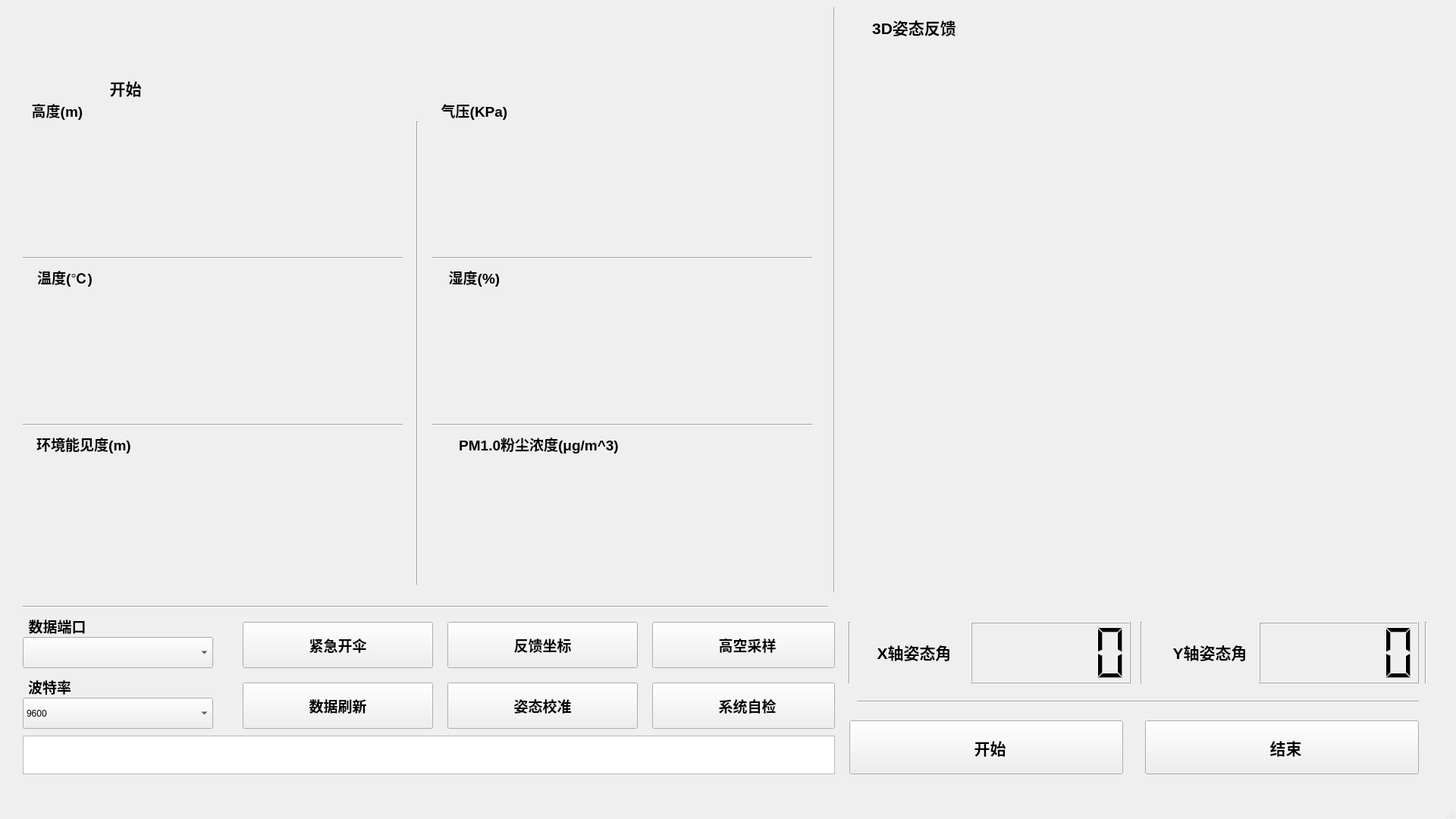
<?xml version="1.0" encoding="UTF-8"?>
<ui version="4.0">
 <class>MainWindow</class>
 <widget class="QMainWindow" name="MainWindow">
  <property name="geometry">
   <rect>
    <x>0</x>
    <y>0</y>
    <width>1920</width>
    <height>1080</height>
   </rect>
  </property>
  <property name="windowTitle">
   <string>MainWindow</string>
  </property>
  <widget class="QWidget" name="centralwidget">
   <widget class="QLabel" name="label">
    <property name="geometry">
     <rect>
      <x>0</x>
      <y>-30</y>
      <width>461</width>
      <height>151</height>
     </rect>
    </property>
    <property name="text">
     <string>&lt;html&gt;&lt;head/&gt;&lt;body&gt;&lt;p&gt;&lt;img src=&quot;:/new/prefix1/images/UI_LOGO.png&quot;/&gt;&lt;/p&gt;&lt;/body&gt;&lt;/html&gt;</string>
    </property>
   </widget>
   <widget class="QLabel" name="label_2">
    <property name="geometry">
     <rect>
      <x>440</x>
      <y>10</y>
      <width>151</width>
      <height>41</height>
     </rect>
    </property>
    <property name="text">
     <string>&lt;html&gt;&lt;head/&gt;&lt;body&gt;&lt;p&gt;&lt;img src=&quot;:/new/prefix1/images/Ground.png&quot;/&gt;&lt;/p&gt;&lt;/body&gt;&lt;/html&gt;</string>
    </property>
   </widget>
   <widget class="QLabel" name="label_3">
    <property name="geometry">
     <rect>
      <x>440</x>
      <y>50</y>
      <width>141</width>
      <height>41</height>
     </rect>
    </property>
    <property name="text">
     <string>&lt;html&gt;&lt;head/&gt;&lt;body&gt;&lt;p&gt;&lt;img src=&quot;:/new/prefix1/images/Monitor.png&quot;/&gt;&lt;/p&gt;&lt;/body&gt;&lt;/html&gt;</string>
    </property>
   </widget>
   <widget class="opengl_widget" name="widget" native="true">
    <property name="geometry">
     <rect>
      <x>1120</x>
      <y>60</y>
      <width>750</width>
      <height>750</height>
     </rect>
    </property>
   </widget>
   <widget class="QLabel" name="label_4">
    <property name="geometry">
     <rect>
      <x>1110</x>
      <y>20</y>
      <width>191</width>
      <height>31</height>
     </rect>
    </property>
    <property name="text">
     <string>&lt;html&gt;&lt;head/&gt;&lt;body&gt;&lt;p align=&quot;center&quot;&gt;&lt;span style=&quot; font-size:16pt; font-weight:600;&quot;&gt;3D姿态反馈&lt;/span&gt;&lt;/p&gt;&lt;/body&gt;&lt;/html&gt;</string>
    </property>
   </widget>
   <widget class="QLCDNumber" name="lcd_Y">
    <property name="geometry">
     <rect>
      <x>1660</x>
      <y>820</y>
      <width>211</width>
      <height>81</height>
     </rect>
    </property>
   </widget>
   <widget class="QLCDNumber" name="lcd_X">
    <property name="geometry">
     <rect>
      <x>1280</x>
      <y>820</y>
      <width>211</width>
      <height>81</height>
     </rect>
    </property>
   </widget>
   <widget class="QLabel" name="label_5">
    <property name="geometry">
     <rect>
      <x>1140</x>
      <y>820</y>
      <width>131</width>
      <height>81</height>
     </rect>
    </property>
    <property name="text">
     <string>&lt;html&gt;&lt;head/&gt;&lt;body&gt;&lt;p align=&quot;center&quot;&gt;&lt;span style=&quot; font-size:16pt; font-weight:600;&quot;&gt;X轴姿态角&lt;/span&gt;&lt;/p&gt;&lt;/body&gt;&lt;/html&gt;</string>
    </property>
   </widget>
   <widget class="QLabel" name="label_6">
    <property name="geometry">
     <rect>
      <x>1530</x>
      <y>820</y>
      <width>131</width>
      <height>81</height>
     </rect>
    </property>
    <property name="text">
     <string>&lt;html&gt;&lt;head/&gt;&lt;body&gt;&lt;p align=&quot;center&quot;&gt;&lt;span style=&quot; font-size:16pt; font-weight:600;&quot;&gt;Y轴姿态角&lt;/span&gt;&lt;/p&gt;&lt;/body&gt;&lt;/html&gt;</string>
    </property>
   </widget>
   <widget class="QPushButton" name="pushButton_begin">
    <property name="geometry">
     <rect>
      <x>1120</x>
      <y>950</y>
      <width>361</width>
      <height>71</height>
     </rect>
    </property>
    <property name="text">
     <string/>
    </property>
   </widget>
   <widget class="QPushButton" name="pushButton_stop">
    <property name="geometry">
     <rect>
      <x>1510</x>
      <y>950</y>
      <width>361</width>
      <height>71</height>
     </rect>
    </property>
    <property name="text">
     <string/>
    </property>
   </widget>
   <widget class="QWidget" name="gridLayoutWidget">
    <property name="geometry">
     <rect>
      <x>30</x>
      <y>160</y>
      <width>501</width>
      <height>161</height>
     </rect>
    </property>
    <layout class="QGridLayout" name="gridLayout_H"/>
   </widget>
   <widget class="QWidget" name="gridLayoutWidget_2">
    <property name="geometry">
     <rect>
      <x>570</x>
      <y>160</y>
      <width>501</width>
      <height>161</height>
     </rect>
    </property>
    <layout class="QGridLayout" name="gridLayout_Pa"/>
   </widget>
   <widget class="QWidget" name="gridLayoutWidget_3">
    <property name="geometry">
     <rect>
      <x>30</x>
      <y>380</y>
      <width>501</width>
      <height>161</height>
     </rect>
    </property>
    <layout class="QGridLayout" name="gridLayout_T"/>
   </widget>
   <widget class="QWidget" name="gridLayoutWidget_4">
    <property name="geometry">
     <rect>
      <x>570</x>
      <y>380</y>
      <width>501</width>
      <height>161</height>
     </rect>
    </property>
    <layout class="QGridLayout" name="gridLayout_W"/>
   </widget>
   <widget class="Line" name="line">
    <property name="geometry">
     <rect>
      <x>1490</x>
      <y>820</y>
      <width>31</width>
      <height>81</height>
     </rect>
    </property>
    <property name="orientation">
     <enum>Qt::Vertical</enum>
    </property>
   </widget>
   <widget class="Line" name="line_2">
    <property name="geometry">
     <rect>
      <x>30</x>
      <y>790</y>
      <width>1061</width>
      <height>20</height>
     </rect>
    </property>
    <property name="orientation">
     <enum>Qt::Horizontal</enum>
    </property>
   </widget>
   <widget class="Line" name="line_3">
    <property name="geometry">
     <rect>
      <x>1110</x>
      <y>820</y>
      <width>20</width>
      <height>81</height>
     </rect>
    </property>
    <property name="orientation">
     <enum>Qt::Vertical</enum>
    </property>
   </widget>
   <widget class="Line" name="line_4">
    <property name="geometry">
     <rect>
      <x>1870</x>
      <y>820</y>
      <width>20</width>
      <height>81</height>
     </rect>
    </property>
    <property name="orientation">
     <enum>Qt::Vertical</enum>
    </property>
   </widget>
   <widget class="Line" name="line_5">
    <property name="geometry">
     <rect>
      <x>1090</x>
      <y>10</y>
      <width>20</width>
      <height>771</height>
     </rect>
    </property>
    <property name="orientation">
     <enum>Qt::Vertical</enum>
    </property>
   </widget>
   <widget class="QWidget" name="gridLayoutWidget_5">
    <property name="geometry">
     <rect>
      <x>30</x>
      <y>600</y>
      <width>501</width>
      <height>171</height>
     </rect>
    </property>
    <layout class="QGridLayout" name="gridLayout_L"/>
   </widget>
   <widget class="QWidget" name="gridLayoutWidget_6">
    <property name="geometry">
     <rect>
      <x>570</x>
      <y>600</y>
      <width>501</width>
      <height>171</height>
     </rect>
    </property>
    <layout class="QGridLayout" name="gridLayout_6"/>
   </widget>
   <widget class="QComboBox" name="comboBox">
    <property name="geometry">
     <rect>
      <x>30</x>
      <y>920</y>
      <width>251</width>
      <height>41</height>
     </rect>
    </property>
    <item>
     <property name="text">
      <string>9600</string>
     </property>
    </item>
   </widget>
   <widget class="QComboBox" name="comboBox_com">
    <property name="geometry">
     <rect>
      <x>30</x>
      <y>840</y>
      <width>251</width>
      <height>41</height>
     </rect>
    </property>
   </widget>
   <widget class="QPushButton" name="pushButton">
    <property name="geometry">
     <rect>
      <x>320</x>
      <y>820</y>
      <width>251</width>
      <height>61</height>
     </rect>
    </property>
    <property name="text">
     <string/>
    </property>
   </widget>
   <widget class="QPushButton" name="pushButton_2">
    <property name="geometry">
     <rect>
      <x>590</x>
      <y>820</y>
      <width>251</width>
      <height>61</height>
     </rect>
    </property>
    <property name="text">
     <string/>
    </property>
   </widget>
   <widget class="QPushButton" name="pushButton_3">
    <property name="geometry">
     <rect>
      <x>320</x>
      <y>900</y>
      <width>251</width>
      <height>61</height>
     </rect>
    </property>
    <property name="text">
     <string/>
    </property>
   </widget>
   <widget class="QPushButton" name="pushButton_4">
    <property name="geometry">
     <rect>
      <x>590</x>
      <y>900</y>
      <width>251</width>
      <height>61</height>
     </rect>
    </property>
    <property name="text">
     <string/>
    </property>
   </widget>
   <widget class="QPushButton" name="pushButton_5">
    <property name="geometry">
     <rect>
      <x>860</x>
      <y>820</y>
      <width>241</width>
      <height>61</height>
     </rect>
    </property>
    <property name="text">
     <string/>
    </property>
   </widget>
   <widget class="QPushButton" name="pushButton_6">
    <property name="geometry">
     <rect>
      <x>860</x>
      <y>900</y>
      <width>241</width>
      <height>61</height>
     </rect>
    </property>
    <property name="text">
     <string/>
    </property>
   </widget>
   <widget class="QLabel" name="label_7">
    <property name="geometry">
     <rect>
      <x>10</x>
      <y>810</y>
      <width>131</width>
      <height>31</height>
     </rect>
    </property>
    <property name="text">
     <string>&lt;html&gt;&lt;head/&gt;&lt;body&gt;&lt;p align=&quot;center&quot;&gt;&lt;span style=&quot; font-size:14pt; font-weight:600;&quot;&gt;数据端口&lt;/span&gt;&lt;/p&gt;&lt;/body&gt;&lt;/html&gt;</string>
    </property>
   </widget>
   <widget class="QLabel" name="label_8">
    <property name="geometry">
     <rect>
      <x>20</x>
      <y>890</y>
      <width>91</width>
      <height>31</height>
     </rect>
    </property>
    <property name="text">
     <string>&lt;html&gt;&lt;head/&gt;&lt;body&gt;&lt;p align=&quot;center&quot;&gt;&lt;span style=&quot; font-size:14pt; font-weight:600;&quot;&gt;波特率&lt;/span&gt;&lt;/p&gt;&lt;/body&gt;&lt;/html&gt;</string>
    </property>
   </widget>
   <widget class="QPlainTextEdit" name="plainTextEdit_message">
    <property name="geometry">
     <rect>
      <x>30</x>
      <y>970</y>
      <width>1071</width>
      <height>51</height>
     </rect>
    </property>
   </widget>
   <widget class="QLabel" name="label_9">
    <property name="geometry">
     <rect>
      <x>30</x>
      <y>350</y>
      <width>111</width>
      <height>31</height>
     </rect>
    </property>
    <property name="text">
     <string>&lt;html&gt;&lt;head/&gt;&lt;body&gt;&lt;p align=&quot;center&quot;&gt;&lt;span style=&quot; font-size:14pt; font-weight:600;&quot;&gt;温度(℃)&lt;/span&gt;&lt;/p&gt;&lt;/body&gt;&lt;/html&gt;</string>
    </property>
   </widget>
   <widget class="QLabel" name="label_10">
    <property name="geometry">
     <rect>
      <x>30</x>
      <y>130</y>
      <width>91</width>
      <height>31</height>
     </rect>
    </property>
    <property name="text">
     <string>&lt;html&gt;&lt;head/&gt;&lt;body&gt;&lt;p align=&quot;center&quot;&gt;&lt;span style=&quot; font-size:14pt; font-weight:600;&quot;&gt;高度(m)&lt;/span&gt;&lt;/p&gt;&lt;/body&gt;&lt;/html&gt;</string>
    </property>
   </widget>
   <widget class="QLabel" name="label_11">
    <property name="geometry">
     <rect>
      <x>570</x>
      <y>130</y>
      <width>111</width>
      <height>31</height>
     </rect>
    </property>
    <property name="text">
     <string>&lt;html&gt;&lt;head/&gt;&lt;body&gt;&lt;p align=&quot;center&quot;&gt;&lt;span style=&quot; font-size:14pt; font-weight:600;&quot;&gt;气压(KPa)&lt;/span&gt;&lt;/p&gt;&lt;/body&gt;&lt;/html&gt;</string>
    </property>
   </widget>
   <widget class="QLabel" name="label_12">
    <property name="geometry">
     <rect>
      <x>570</x>
      <y>350</y>
      <width>111</width>
      <height>31</height>
     </rect>
    </property>
    <property name="text">
     <string>&lt;html&gt;&lt;head/&gt;&lt;body&gt;&lt;p align=&quot;center&quot;&gt;&lt;span style=&quot; font-size:14pt; font-weight:600;&quot;&gt;湿度(%)&lt;/span&gt;&lt;/p&gt;&lt;/body&gt;&lt;/html&gt;</string>
    </property>
   </widget>
   <widget class="QLabel" name="label_13">
    <property name="geometry">
     <rect>
      <x>30</x>
      <y>570</y>
      <width>161</width>
      <height>31</height>
     </rect>
    </property>
    <property name="text">
     <string>&lt;html&gt;&lt;head/&gt;&lt;body&gt;&lt;p align=&quot;center&quot;&gt;&lt;span style=&quot; font-size:14pt; font-weight:600;&quot;&gt;环境能见度(m)&lt;/span&gt;&lt;/p&gt;&lt;/body&gt;&lt;/html&gt;</string>
    </property>
   </widget>
   <widget class="QLabel" name="label_14">
    <property name="geometry">
     <rect>
      <x>570</x>
      <y>570</y>
      <width>281</width>
      <height>31</height>
     </rect>
    </property>
    <property name="text">
     <string>&lt;html&gt;&lt;head/&gt;&lt;body&gt;&lt;p align=&quot;center&quot;&gt;&lt;span style=&quot; font-size:14pt; font-weight:600;&quot;&gt;PM1.0粉尘浓度(μg/m^3)&lt;/span&gt;&lt;/p&gt;&lt;/body&gt;&lt;/html&gt;</string>
    </property>
   </widget>
   <widget class="Line" name="line_6">
    <property name="geometry">
     <rect>
      <x>30</x>
      <y>330</y>
      <width>501</width>
      <height>21</height>
     </rect>
    </property>
    <property name="orientation">
     <enum>Qt::Horizontal</enum>
    </property>
   </widget>
   <widget class="Line" name="line_7">
    <property name="geometry">
     <rect>
      <x>30</x>
      <y>550</y>
      <width>501</width>
      <height>21</height>
     </rect>
    </property>
    <property name="orientation">
     <enum>Qt::Horizontal</enum>
    </property>
   </widget>
   <widget class="Line" name="line_8">
    <property name="geometry">
     <rect>
      <x>570</x>
      <y>330</y>
      <width>501</width>
      <height>21</height>
     </rect>
    </property>
    <property name="orientation">
     <enum>Qt::Horizontal</enum>
    </property>
   </widget>
   <widget class="Line" name="line_9">
    <property name="geometry">
     <rect>
      <x>570</x>
      <y>550</y>
      <width>501</width>
      <height>21</height>
     </rect>
    </property>
    <property name="orientation">
     <enum>Qt::Horizontal</enum>
    </property>
   </widget>
   <widget class="Line" name="line_10">
    <property name="geometry">
     <rect>
      <x>535</x>
      <y>160</y>
      <width>31</width>
      <height>611</height>
     </rect>
    </property>
    <property name="orientation">
     <enum>Qt::Vertical</enum>
    </property>
   </widget>
   <widget class="QLabel" name="label_15">
    <property name="geometry">
     <rect>
      <x>650</x>
      <y>30</y>
      <width>261</width>
      <height>61</height>
     </rect>
    </property>
    <property name="text">
     <string>&lt;html&gt;&lt;head/&gt;&lt;body&gt;&lt;p&gt;&lt;img src=&quot;:/new/prefix1/images/KC_LOGO.png&quot;/&gt;&lt;/p&gt;&lt;/body&gt;&lt;/html&gt;</string>
    </property>
   </widget>
   <widget class="QLabel" name="label_16">
    <property name="geometry">
     <rect>
      <x>940</x>
      <y>30</y>
      <width>121</width>
      <height>41</height>
     </rect>
    </property>
    <property name="text">
     <string>&lt;html&gt;&lt;head/&gt;&lt;body&gt;&lt;p&gt;&lt;img src=&quot;:/new/prefix1/images/name.png&quot;/&gt;&lt;/p&gt;&lt;/body&gt;&lt;/html&gt;</string>
    </property>
   </widget>
   <widget class="QLabel" name="label_17">
    <property name="geometry">
     <rect>
      <x>920</x>
      <y>70</y>
      <width>151</width>
      <height>31</height>
     </rect>
    </property>
    <property name="text">
     <string>&lt;html&gt;&lt;head/&gt;&lt;body&gt;&lt;p&gt;&lt;img src=&quot;:/new/prefix1/images/English.png&quot;/&gt;&lt;/p&gt;&lt;/body&gt;&lt;/html&gt;</string>
    </property>
   </widget>
   <widget class="Line" name="line_11">
    <property name="geometry">
     <rect>
      <x>1130</x>
      <y>900</y>
      <width>741</width>
      <height>51</height>
     </rect>
    </property>
    <property name="orientation">
     <enum>Qt::Horizontal</enum>
    </property>
   </widget>
   <widget class="QLabel" name="label_18">
    <property name="geometry">
     <rect>
      <x>1270</x>
      <y>970</y>
      <width>71</width>
      <height>31</height>
     </rect>
    </property>
    <property name="text">
     <string>&lt;html&gt;&lt;head/&gt;&lt;body&gt;&lt;p align=&quot;center&quot;&gt;&lt;span style=&quot; font-size:16pt; font-weight:600;&quot;&gt;开始&lt;/span&gt;&lt;/p&gt;&lt;/body&gt;&lt;/html&gt;</string>
    </property>
   </widget>
   <widget class="QLabel" name="label_19">
    <property name="geometry">
     <rect>
      <x>100</x>
      <y>100</y>
      <width>131</width>
      <height>31</height>
     </rect>
    </property>
    <property name="text">
     <string>&lt;html&gt;&lt;head/&gt;&lt;body&gt;&lt;p align=&quot;center&quot;&gt;&lt;span style=&quot; font-size:16pt; font-weight:600;&quot;&gt;开始&lt;/span&gt;&lt;/p&gt;&lt;/body&gt;&lt;/html&gt;</string>
    </property>
   </widget>
   <widget class="QLabel" name="label_20">
    <property name="geometry">
     <rect>
      <x>1660</x>
      <y>970</y>
      <width>71</width>
      <height>31</height>
     </rect>
    </property>
    <property name="text">
     <string>&lt;html&gt;&lt;head/&gt;&lt;body&gt;&lt;p align=&quot;center&quot;&gt;&lt;span style=&quot; font-size:16pt; font-weight:600;&quot;&gt;结束&lt;/span&gt;&lt;/p&gt;&lt;/body&gt;&lt;/html&gt;</string>
    </property>
   </widget>
   <widget class="QLabel" name="label_21">
    <property name="geometry">
     <rect>
      <x>390</x>
      <y>820</y>
      <width>111</width>
      <height>61</height>
     </rect>
    </property>
    <property name="text">
     <string>&lt;html&gt;&lt;head/&gt;&lt;body&gt;&lt;p align=&quot;center&quot;&gt;&lt;span style=&quot; font-size:14pt; font-weight:600;&quot;&gt;紧急开伞&lt;/span&gt;&lt;/p&gt;&lt;/body&gt;&lt;/html&gt;</string>
    </property>
   </widget>
   <widget class="QLabel" name="label_22">
    <property name="geometry">
     <rect>
      <x>660</x>
      <y>820</y>
      <width>111</width>
      <height>61</height>
     </rect>
    </property>
    <property name="text">
     <string>&lt;html&gt;&lt;head/&gt;&lt;body&gt;&lt;p align=&quot;center&quot;&gt;&lt;span style=&quot; font-size:14pt; font-weight:600;&quot;&gt;反馈坐标&lt;/span&gt;&lt;/p&gt;&lt;/body&gt;&lt;/html&gt;</string>
    </property>
   </widget>
   <widget class="QLabel" name="label_23">
    <property name="geometry">
     <rect>
      <x>930</x>
      <y>820</y>
      <width>111</width>
      <height>61</height>
     </rect>
    </property>
    <property name="text">
     <string>&lt;html&gt;&lt;head/&gt;&lt;body&gt;&lt;p align=&quot;center&quot;&gt;&lt;span style=&quot; font-size:14pt; font-weight:600;&quot;&gt;高空采样&lt;/span&gt;&lt;/p&gt;&lt;/body&gt;&lt;/html&gt;</string>
    </property>
   </widget>
   <widget class="QLabel" name="label_24">
    <property name="geometry">
     <rect>
      <x>390</x>
      <y>900</y>
      <width>111</width>
      <height>61</height>
     </rect>
    </property>
    <property name="text">
     <string>&lt;html&gt;&lt;head/&gt;&lt;body&gt;&lt;p align=&quot;center&quot;&gt;&lt;span style=&quot; font-size:14pt; font-weight:600;&quot;&gt;数据刷新&lt;/span&gt;&lt;/p&gt;&lt;/body&gt;&lt;/html&gt;</string>
    </property>
   </widget>
   <widget class="QLabel" name="label_25">
    <property name="geometry">
     <rect>
      <x>660</x>
      <y>900</y>
      <width>111</width>
      <height>61</height>
     </rect>
    </property>
    <property name="text">
     <string>&lt;html&gt;&lt;head/&gt;&lt;body&gt;&lt;p align=&quot;center&quot;&gt;&lt;span style=&quot; font-size:14pt; font-weight:600;&quot;&gt;姿态校准&lt;/span&gt;&lt;/p&gt;&lt;/body&gt;&lt;/html&gt;</string>
    </property>
   </widget>
   <widget class="QLabel" name="label_26">
    <property name="geometry">
     <rect>
      <x>930</x>
      <y>900</y>
      <width>111</width>
      <height>61</height>
     </rect>
    </property>
    <property name="text">
     <string>&lt;html&gt;&lt;head/&gt;&lt;body&gt;&lt;p align=&quot;center&quot;&gt;&lt;span style=&quot; font-size:14pt; font-weight:600;&quot;&gt;系统自检&lt;/span&gt;&lt;/p&gt;&lt;/body&gt;&lt;/html&gt;</string>
    </property>
   </widget>
  </widget>
  <widget class="QMenuBar" name="menubar">
   <property name="geometry">
    <rect>
     <x>0</x>
     <y>0</y>
     <width>1920</width>
     <height>26</height>
    </rect>
   </property>
  </widget>
  <widget class="QStatusBar" name="statusbar"/>
 </widget>
 <customwidgets>
  <customwidget>
   <class>opengl_widget</class>
   <extends>QWidget</extends>
   <header>opengl_widget.h</header>
   <container>1</container>
  </customwidget>
 </customwidgets>
 <resources/>
 <connections/>
</ui>
